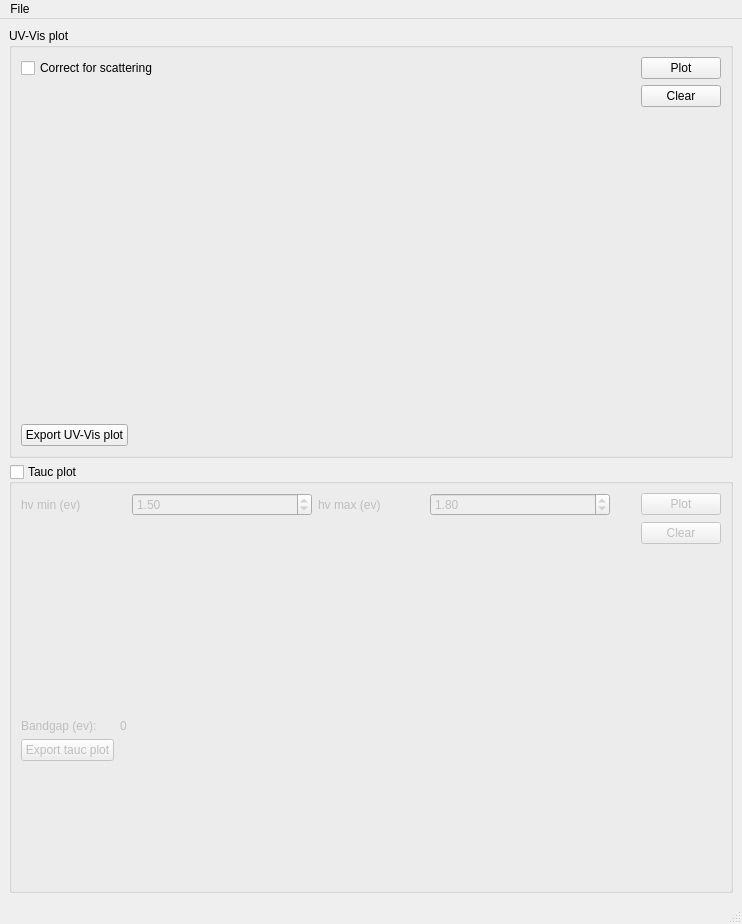
<?xml version="1.0" encoding="UTF-8"?>
<ui version="4.0">
 <class>MainWindow</class>
 <widget class="QMainWindow" name="MainWindow">
  <property name="geometry">
   <rect>
    <x>0</x>
    <y>0</y>
    <width>742</width>
    <height>924</height>
   </rect>
  </property>
  <property name="windowTitle">
   <string>UV-Vis Analysis</string>
  </property>
  <widget class="QWidget" name="centralwidget">
   <layout class="QVBoxLayout" name="verticalLayout_3">
    <item>
     <widget class="QGroupBox" name="groupBox">
      <property name="title">
       <string>UV-Vis plot</string>
      </property>
      <layout class="QVBoxLayout" name="verticalLayout_2">
       <item>
        <layout class="QGridLayout" name="gridLayout_5">
         <item row="0" column="1" alignment="Qt::AlignRight">
          <widget class="QPushButton" name="plot_absorbance_pushButton">
           <property name="text">
            <string>Plot</string>
           </property>
          </widget>
         </item>
         <item row="0" column="0" alignment="Qt::AlignLeft">
          <widget class="QCheckBox" name="correct_for_scattering_checkBox">
           <property name="text">
            <string>Correct for scattering</string>
           </property>
          </widget>
         </item>
         <item row="1" column="1" alignment="Qt::AlignRight">
          <widget class="QPushButton" name="clear_uvvis_pushButton">
           <property name="text">
            <string>Clear</string>
           </property>
          </widget>
         </item>
        </layout>
       </item>
       <item>
        <widget class="QWidget" name="absorbance_plot_container" native="true">
         <property name="minimumSize">
          <size>
           <width>0</width>
           <height>0</height>
          </size>
         </property>
         <layout class="QGridLayout" name="gridLayout"/>
        </widget>
       </item>
       <item alignment="Qt::AlignLeft">
        <widget class="QPushButton" name="export_uv_vis_pushButton">
         <property name="text">
          <string>Export UV-Vis plot</string>
         </property>
        </widget>
       </item>
      </layout>
     </widget>
    </item>
    <item>
     <widget class="QGroupBox" name="groupBox_2">
      <property name="title">
       <string>Tauc plot</string>
      </property>
      <property name="checkable">
       <bool>true</bool>
      </property>
      <property name="checked">
       <bool>false</bool>
      </property>
      <layout class="QVBoxLayout" name="verticalLayout">
       <item>
        <layout class="QGridLayout" name="gridLayout_4">
         <item row="0" column="0">
          <widget class="QLabel" name="label_3">
           <property name="text">
            <string>hv min (ev)</string>
           </property>
          </widget>
         </item>
         <item row="0" column="1">
          <widget class="QDoubleSpinBox" name="hv_min_spinBox">
           <property name="minimumSize">
            <size>
             <width>180</width>
             <height>0</height>
            </size>
           </property>
           <property name="minimum">
            <double>-9999999.000000000000000</double>
           </property>
           <property name="maximum">
            <double>9999999.000000000000000</double>
           </property>
           <property name="singleStep">
            <double>0.010000000000000</double>
           </property>
           <property name="value">
            <double>1.500000000000000</double>
           </property>
          </widget>
         </item>
         <item row="0" column="3">
          <widget class="QDoubleSpinBox" name="hv_max_spinBox">
           <property name="minimumSize">
            <size>
             <width>180</width>
             <height>0</height>
            </size>
           </property>
           <property name="minimum">
            <double>-9999999.000000000000000</double>
           </property>
           <property name="maximum">
            <double>9999999.000000000000000</double>
           </property>
           <property name="singleStep">
            <double>0.010000000000000</double>
           </property>
           <property name="value">
            <double>1.800000000000000</double>
           </property>
          </widget>
         </item>
         <item row="0" column="2">
          <widget class="QLabel" name="label_4">
           <property name="text">
            <string>hv max (ev)</string>
           </property>
          </widget>
         </item>
         <item row="0" column="4" alignment="Qt::AlignRight">
          <widget class="QPushButton" name="plot_tauc_pushButton">
           <property name="text">
            <string>Plot</string>
           </property>
          </widget>
         </item>
         <item row="1" column="4" alignment="Qt::AlignRight">
          <widget class="QPushButton" name="clear_tauc_pushButton">
           <property name="text">
            <string>Clear</string>
           </property>
          </widget>
         </item>
        </layout>
       </item>
       <item>
        <widget class="QWidget" name="tauc_plot_container" native="true">
         <property name="minimumSize">
          <size>
           <width>0</width>
           <height>0</height>
          </size>
         </property>
         <layout class="QGridLayout" name="gridLayout_2"/>
        </widget>
       </item>
       <item>
        <layout class="QFormLayout" name="formLayout_2">
         <item row="0" column="0">
          <widget class="QLabel" name="label">
           <property name="text">
            <string>Bandgap (ev):</string>
           </property>
          </widget>
         </item>
         <item row="0" column="1">
          <widget class="QLabel" name="bandgap_label">
           <property name="text">
            <string>0</string>
           </property>
          </widget>
         </item>
         <item row="1" column="0">
          <widget class="QPushButton" name="export_tauc_pushButton">
           <property name="maximumSize">
            <size>
             <width>16777215</width>
             <height>16777215</height>
            </size>
           </property>
           <property name="text">
            <string>Export tauc plot</string>
           </property>
          </widget>
         </item>
         <item row="1" column="1">
          <widget class="QLabel" name="label_2">
           <property name="text">
            <string/>
           </property>
          </widget>
         </item>
        </layout>
       </item>
      </layout>
     </widget>
    </item>
   </layout>
  </widget>
  <widget class="QMenuBar" name="menubar">
   <property name="geometry">
    <rect>
     <x>0</x>
     <y>0</y>
     <width>742</width>
     <height>21</height>
    </rect>
   </property>
   <widget class="QMenu" name="menuFile">
    <property name="title">
     <string>File</string>
    </property>
    <addaction name="actionLoad_data"/>
   </widget>
   <addaction name="menuFile"/>
  </widget>
  <widget class="QStatusBar" name="statusbar"/>
  <action name="actionLoad_data">
   <property name="text">
    <string>Load data</string>
   </property>
  </action>
 </widget>
 <resources/>
 <connections/>
</ui>
